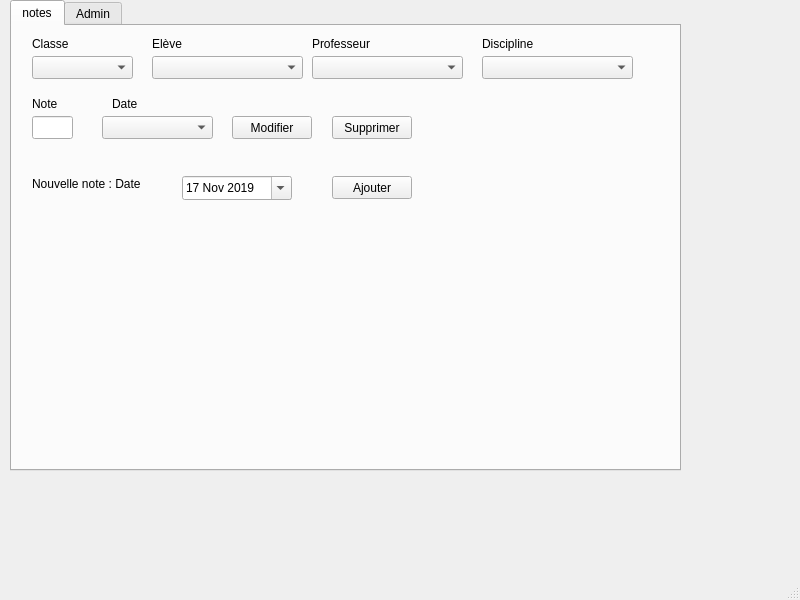
<?xml version="1.0" encoding="UTF-8"?>
<ui version="4.0">
 <class>MainWindow</class>
 <widget class="QMainWindow" name="MainWindow">
  <property name="geometry">
   <rect>
    <x>0</x>
    <y>0</y>
    <width>800</width>
    <height>600</height>
   </rect>
  </property>
  <property name="windowTitle">
   <string>MainWindow</string>
  </property>
  <widget class="QWidget" name="centralwidget">
   <widget class="QTabWidget" name="tabWidget">
    <property name="enabled">
     <bool>true</bool>
    </property>
    <property name="geometry">
     <rect>
      <x>10</x>
      <y>0</y>
      <width>671</width>
      <height>471</height>
     </rect>
    </property>
    <property name="styleSheet">
     <string notr="true"/>
    </property>
    <property name="currentIndex">
     <number>0</number>
    </property>
    <widget class="QWidget" name="tab_5">
     <attribute name="title">
      <string>notes</string>
     </attribute>
     <widget class="QComboBox" name="comboBox_5">
      <property name="geometry">
       <rect>
        <x>20</x>
        <y>30</y>
        <width>101</width>
        <height>23</height>
       </rect>
      </property>
     </widget>
     <widget class="QComboBox" name="comboBox_6">
      <property name="geometry">
       <rect>
        <x>140</x>
        <y>30</y>
        <width>151</width>
        <height>23</height>
       </rect>
      </property>
     </widget>
     <widget class="QComboBox" name="comboBox_7">
      <property name="geometry">
       <rect>
        <x>300</x>
        <y>30</y>
        <width>151</width>
        <height>23</height>
       </rect>
      </property>
     </widget>
     <widget class="QLabel" name="label_16">
      <property name="geometry">
       <rect>
        <x>20</x>
        <y>10</y>
        <width>59</width>
        <height>15</height>
       </rect>
      </property>
      <property name="text">
       <string>Classe</string>
      </property>
     </widget>
     <widget class="QLabel" name="label_17">
      <property name="geometry">
       <rect>
        <x>140</x>
        <y>10</y>
        <width>59</width>
        <height>15</height>
       </rect>
      </property>
      <property name="text">
       <string>Elève</string>
      </property>
     </widget>
     <widget class="QLabel" name="label_18">
      <property name="geometry">
       <rect>
        <x>300</x>
        <y>10</y>
        <width>71</width>
        <height>16</height>
       </rect>
      </property>
      <property name="text">
       <string>Professeur</string>
      </property>
     </widget>
     <widget class="QLabel" name="label_19">
      <property name="geometry">
       <rect>
        <x>470</x>
        <y>10</y>
        <width>59</width>
        <height>15</height>
       </rect>
      </property>
      <property name="text">
       <string>Discipline</string>
      </property>
     </widget>
     <widget class="QComboBox" name="comboBox_8">
      <property name="geometry">
       <rect>
        <x>470</x>
        <y>30</y>
        <width>151</width>
        <height>23</height>
       </rect>
      </property>
     </widget>
     <widget class="QLineEdit" name="lineEdit_3">
      <property name="geometry">
       <rect>
        <x>20</x>
        <y>90</y>
        <width>41</width>
        <height>23</height>
       </rect>
      </property>
     </widget>
     <widget class="QLabel" name="label_20">
      <property name="geometry">
       <rect>
        <x>20</x>
        <y>70</y>
        <width>41</width>
        <height>16</height>
       </rect>
      </property>
      <property name="text">
       <string>Note</string>
      </property>
     </widget>
     <widget class="QPushButton" name="pushButton_2">
      <property name="geometry">
       <rect>
        <x>220</x>
        <y>90</y>
        <width>80</width>
        <height>23</height>
       </rect>
      </property>
      <property name="text">
       <string>Modifier</string>
      </property>
     </widget>
     <widget class="QLabel" name="label">
      <property name="geometry">
       <rect>
        <x>100</x>
        <y>70</y>
        <width>59</width>
        <height>15</height>
       </rect>
      </property>
      <property name="text">
       <string>Date</string>
      </property>
     </widget>
     <widget class="QComboBox" name="comboBox_9">
      <property name="geometry">
       <rect>
        <x>90</x>
        <y>90</y>
        <width>111</width>
        <height>23</height>
       </rect>
      </property>
     </widget>
     <widget class="QDateEdit" name="dateEdit">
      <property name="geometry">
       <rect>
        <x>170</x>
        <y>150</y>
        <width>110</width>
        <height>24</height>
       </rect>
      </property>
      <property name="dateTime">
       <datetime>
        <hour>0</hour>
        <minute>0</minute>
        <second>0</second>
        <year>2019</year>
        <month>11</month>
        <day>17</day>
       </datetime>
      </property>
      <property name="calendarPopup">
       <bool>true</bool>
      </property>
     </widget>
     <widget class="QPushButton" name="pushButton_9">
      <property name="geometry">
       <rect>
        <x>320</x>
        <y>150</y>
        <width>80</width>
        <height>23</height>
       </rect>
      </property>
      <property name="text">
       <string>Ajouter</string>
      </property>
     </widget>
     <widget class="QLabel" name="label_6">
      <property name="geometry">
       <rect>
        <x>20</x>
        <y>150</y>
        <width>151</width>
        <height>16</height>
       </rect>
      </property>
      <property name="text">
       <string>Nouvelle note : Date</string>
      </property>
     </widget>
     <widget class="QPushButton" name="pushButton_10">
      <property name="geometry">
       <rect>
        <x>320</x>
        <y>90</y>
        <width>80</width>
        <height>23</height>
       </rect>
      </property>
      <property name="text">
       <string>Supprimer</string>
      </property>
     </widget>
    </widget>
    <widget class="QWidget" name="tab">
     <attribute name="title">
      <string>Admin</string>
     </attribute>
     <widget class="QLabel" name="label_2">
      <property name="geometry">
       <rect>
        <x>40</x>
        <y>30</y>
        <width>59</width>
        <height>15</height>
       </rect>
      </property>
      <property name="text">
       <string>Classes</string>
      </property>
     </widget>
     <widget class="QComboBox" name="comboBox">
      <property name="geometry">
       <rect>
        <x>30</x>
        <y>60</y>
        <width>111</width>
        <height>23</height>
       </rect>
      </property>
     </widget>
     <widget class="QLineEdit" name="lineEdit">
      <property name="geometry">
       <rect>
        <x>250</x>
        <y>60</y>
        <width>121</width>
        <height>23</height>
       </rect>
      </property>
      <property name="text">
       <string>Nom de la classe ?</string>
      </property>
     </widget>
     <widget class="QPushButton" name="pushButton">
      <property name="geometry">
       <rect>
        <x>420</x>
        <y>60</y>
        <width>80</width>
        <height>23</height>
       </rect>
      </property>
      <property name="text">
       <string>Ajouter</string>
      </property>
     </widget>
     <widget class="QLabel" name="label_3">
      <property name="geometry">
       <rect>
        <x>40</x>
        <y>110</y>
        <width>59</width>
        <height>15</height>
       </rect>
      </property>
      <property name="text">
       <string>Eleves</string>
      </property>
     </widget>
     <widget class="QComboBox" name="comboBox_2">
      <property name="geometry">
       <rect>
        <x>30</x>
        <y>140</y>
        <width>141</width>
        <height>23</height>
       </rect>
      </property>
     </widget>
     <widget class="QLineEdit" name="lineEdit_2">
      <property name="geometry">
       <rect>
        <x>200</x>
        <y>140</y>
        <width>91</width>
        <height>23</height>
       </rect>
      </property>
      <property name="text">
       <string>Nom</string>
      </property>
     </widget>
     <widget class="QLineEdit" name="lineEdit_5">
      <property name="geometry">
       <rect>
        <x>312</x>
        <y>140</y>
        <width>91</width>
        <height>23</height>
       </rect>
      </property>
      <property name="text">
       <string>Prenom</string>
      </property>
     </widget>
     <widget class="QPushButton" name="pushButton_3">
      <property name="geometry">
       <rect>
        <x>420</x>
        <y>140</y>
        <width>80</width>
        <height>23</height>
       </rect>
      </property>
      <property name="text">
       <string>Ajouter</string>
      </property>
     </widget>
     <widget class="QPushButton" name="pushButton_4">
      <property name="geometry">
       <rect>
        <x>520</x>
        <y>140</y>
        <width>80</width>
        <height>23</height>
       </rect>
      </property>
      <property name="text">
       <string>Supprimer</string>
      </property>
     </widget>
     <widget class="QLabel" name="label_4">
      <property name="geometry">
       <rect>
        <x>40</x>
        <y>190</y>
        <width>81</width>
        <height>16</height>
       </rect>
      </property>
      <property name="text">
       <string>Professeurs</string>
      </property>
     </widget>
     <widget class="QComboBox" name="comboBox_3">
      <property name="geometry">
       <rect>
        <x>30</x>
        <y>220</y>
        <width>141</width>
        <height>23</height>
       </rect>
      </property>
     </widget>
     <widget class="QLineEdit" name="lineEdit_6">
      <property name="geometry">
       <rect>
        <x>200</x>
        <y>220</y>
        <width>113</width>
        <height>23</height>
       </rect>
      </property>
      <property name="text">
       <string>Nom</string>
      </property>
     </widget>
     <widget class="QLineEdit" name="lineEdit_7">
      <property name="geometry">
       <rect>
        <x>320</x>
        <y>220</y>
        <width>113</width>
        <height>23</height>
       </rect>
      </property>
      <property name="text">
       <string>Prenom</string>
      </property>
     </widget>
     <widget class="QPushButton" name="pushButton_5">
      <property name="geometry">
       <rect>
        <x>450</x>
        <y>220</y>
        <width>80</width>
        <height>23</height>
       </rect>
      </property>
      <property name="text">
       <string>Ajouter</string>
      </property>
     </widget>
     <widget class="QPushButton" name="pushButton_6">
      <property name="geometry">
       <rect>
        <x>550</x>
        <y>220</y>
        <width>80</width>
        <height>23</height>
       </rect>
      </property>
      <property name="text">
       <string>Supprimer</string>
      </property>
     </widget>
     <widget class="QLabel" name="label_5">
      <property name="geometry">
       <rect>
        <x>40</x>
        <y>270</y>
        <width>71</width>
        <height>16</height>
       </rect>
      </property>
      <property name="text">
       <string>Disciplines</string>
      </property>
     </widget>
     <widget class="QComboBox" name="comboBox_4">
      <property name="geometry">
       <rect>
        <x>40</x>
        <y>300</y>
        <width>131</width>
        <height>23</height>
       </rect>
      </property>
     </widget>
     <widget class="QLineEdit" name="lineEdit_8">
      <property name="geometry">
       <rect>
        <x>200</x>
        <y>300</y>
        <width>113</width>
        <height>23</height>
       </rect>
      </property>
      <property name="text">
       <string>Nom</string>
      </property>
     </widget>
     <widget class="QPushButton" name="pushButton_7">
      <property name="geometry">
       <rect>
        <x>350</x>
        <y>300</y>
        <width>80</width>
        <height>23</height>
       </rect>
      </property>
      <property name="text">
       <string>Ajouter</string>
      </property>
     </widget>
     <widget class="QPushButton" name="pushButton_8">
      <property name="geometry">
       <rect>
        <x>460</x>
        <y>300</y>
        <width>80</width>
        <height>23</height>
       </rect>
      </property>
      <property name="text">
       <string>Supprimer</string>
      </property>
     </widget>
    </widget>
   </widget>
  </widget>
  <widget class="QMenuBar" name="menubar">
   <property name="geometry">
    <rect>
     <x>0</x>
     <y>0</y>
     <width>800</width>
     <height>20</height>
    </rect>
   </property>
  </widget>
  <widget class="QStatusBar" name="statusbar"/>
 </widget>
 <resources/>
 <connections>
  <connection>
   <sender>comboBox_5</sender>
   <signal>currentTextChanged(QString)</signal>
   <receiver>MainWindow</receiver>
   <slot>fill_combobox_6()</slot>
   <hints>
    <hint type="sourcelabel">
     <x>93</x>
     <y>88</y>
    </hint>
    <hint type="destinationlabel">
     <x>165</x>
     <y>504</y>
    </hint>
   </hints>
  </connection>
  <connection>
   <sender>comboBox_8</sender>
   <signal>currentTextChanged(QString)</signal>
   <receiver>MainWindow</receiver>
   <slot>update_note()</slot>
   <hints>
    <hint type="sourcelabel">
     <x>587</x>
     <y>89</y>
    </hint>
    <hint type="destinationlabel">
     <x>206</x>
     <y>536</y>
    </hint>
   </hints>
  </connection>
  <connection>
   <sender>comboBox_7</sender>
   <signal>currentTextChanged(QString)</signal>
   <receiver>MainWindow</receiver>
   <slot>update_note()</slot>
   <hints>
    <hint type="sourcelabel">
     <x>333</x>
     <y>93</y>
    </hint>
    <hint type="destinationlabel">
     <x>97</x>
     <y>527</y>
    </hint>
   </hints>
  </connection>
  <connection>
   <sender>comboBox_6</sender>
   <signal>currentTextChanged(QString)</signal>
   <receiver>MainWindow</receiver>
   <slot>update_note()</slot>
   <hints>
    <hint type="sourcelabel">
     <x>284</x>
     <y>89</y>
    </hint>
    <hint type="destinationlabel">
     <x>357</x>
     <y>512</y>
    </hint>
   </hints>
  </connection>
  <connection>
   <sender>pushButton_2</sender>
   <signal>clicked()</signal>
   <receiver>MainWindow</receiver>
   <slot>change_note()</slot>
   <hints>
    <hint type="sourcelabel">
     <x>329</x>
     <y>160</y>
    </hint>
    <hint type="destinationlabel">
     <x>257</x>
     <y>522</y>
    </hint>
   </hints>
  </connection>
  <connection>
   <sender>comboBox</sender>
   <signal>currentTextChanged(QString)</signal>
   <receiver>MainWindow</receiver>
   <slot>fill_combobox_2()</slot>
   <hints>
    <hint type="sourcelabel">
     <x>68</x>
     <y>120</y>
    </hint>
    <hint type="destinationlabel">
     <x>55</x>
     <y>534</y>
    </hint>
   </hints>
  </connection>
  <connection>
   <sender>pushButton_3</sender>
   <signal>clicked()</signal>
   <receiver>MainWindow</receiver>
   <slot>ajoute_eleve()</slot>
   <hints>
    <hint type="sourcelabel">
     <x>458</x>
     <y>206</y>
    </hint>
    <hint type="destinationlabel">
     <x>454</x>
     <y>506</y>
    </hint>
   </hints>
  </connection>
  <connection>
   <sender>pushButton_4</sender>
   <signal>clicked()</signal>
   <receiver>MainWindow</receiver>
   <slot>supprime_eleve()</slot>
   <hints>
    <hint type="sourcelabel">
     <x>577</x>
     <y>209</y>
    </hint>
    <hint type="destinationlabel">
     <x>583</x>
     <y>571</y>
    </hint>
   </hints>
  </connection>
  <connection>
   <sender>pushButton_5</sender>
   <signal>clicked()</signal>
   <receiver>MainWindow</receiver>
   <slot>ajoute_professeur()</slot>
   <hints>
    <hint type="sourcelabel">
     <x>516</x>
     <y>282</y>
    </hint>
    <hint type="destinationlabel">
     <x>514</x>
     <y>552</y>
    </hint>
   </hints>
  </connection>
  <connection>
   <sender>pushButton_7</sender>
   <signal>clicked()</signal>
   <receiver>MainWindow</receiver>
   <slot>ajoute_discipline()</slot>
   <hints>
    <hint type="sourcelabel">
     <x>376</x>
     <y>363</y>
    </hint>
    <hint type="destinationlabel">
     <x>356</x>
     <y>529</y>
    </hint>
   </hints>
  </connection>
  <connection>
   <sender>comboBox_9</sender>
   <signal>currentTextChanged(QString)</signal>
   <receiver>MainWindow</receiver>
   <slot>date_changed()</slot>
   <hints>
    <hint type="sourcelabel">
     <x>186</x>
     <y>159</y>
    </hint>
    <hint type="destinationlabel">
     <x>318</x>
     <y>542</y>
    </hint>
   </hints>
  </connection>
  <connection>
   <sender>pushButton_9</sender>
   <signal>clicked()</signal>
   <receiver>MainWindow</receiver>
   <slot>ajoute_note()</slot>
   <hints>
    <hint type="sourcelabel">
     <x>324</x>
     <y>221</y>
    </hint>
    <hint type="destinationlabel">
     <x>305</x>
     <y>506</y>
    </hint>
   </hints>
  </connection>
  <connection>
   <sender>pushButton_10</sender>
   <signal>clicked()</signal>
   <receiver>MainWindow</receiver>
   <slot>supprime_note()</slot>
   <hints>
    <hint type="sourcelabel">
     <x>425</x>
     <y>159</y>
    </hint>
    <hint type="destinationlabel">
     <x>507</x>
     <y>506</y>
    </hint>
   </hints>
  </connection>
 </connections>
 <slots>
  <slot>profs_par_discipline()</slot>
  <slot>add_discipline()</slot>
  <slot>prof()</slot>
  <slot>classe()</slot>
  <slot>eleve()</slot>
  <slot>notes_classes()</slot>
  <slot>update_note()</slot>
  <slot>update_devoirs()</slot>
  <slot>add_change_note()</slot>
  <slot>add_devoir()</slot>
  <slot>fill_combobox_6()</slot>
  <slot>change_note()</slot>
  <slot>fill_combobox_2()</slot>
  <slot>ajoute_eleve()</slot>
  <slot>supprime_eleve()</slot>
  <slot>ajoute_professeur()</slot>
  <slot>ajoute_discipline()</slot>
  <slot>date_changed()</slot>
  <slot>ajoute_note()</slot>
  <slot>supprime_note()</slot>
 </slots>
</ui>
